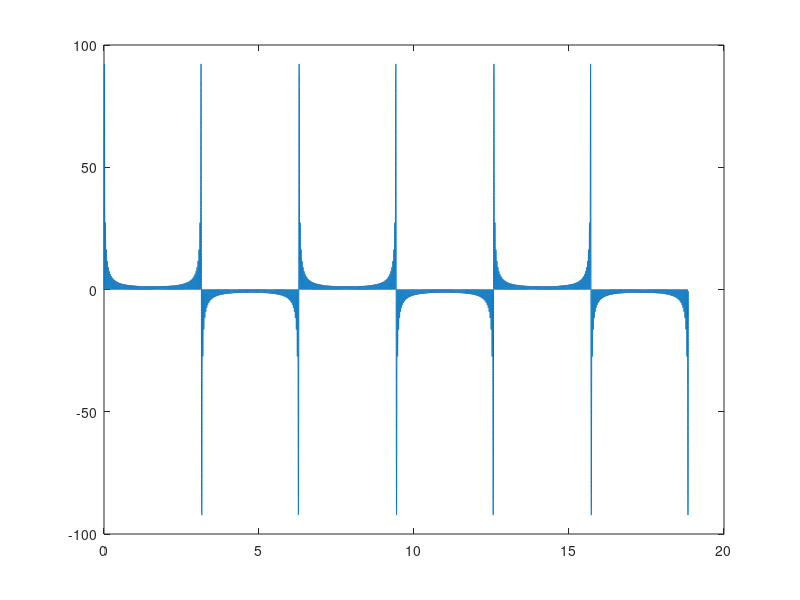

Reproduce this figure in MATLAB.
N=200  %input('enter N   ');
t=0:0.0001:6*pi;
W=0;
for i=1:2:N
    W=W+(4/(pi)).*sin(t*i);  %Sum is W, bn =
    drawnow
    pause(.3)
    plot(t,W)
    %axis tight
end